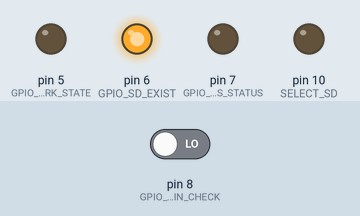
The sketch below on a simulated Arduino Uno, built with avr-gcc and run on an emulated ATmega328P. On the bench: output pins drawn as LEDs (lit = HIGH). The inputs (shaded band) are chosen by the test bench; at power-on: pin 8 (GPIO_NETWORK_STATUS_IN_CHECK) LOW. Storage starts empty; what the sketch prints to the serial monitor is not drawn.

Above: at 1.2 s.
1.3 s: pin 8 (GPIO_NETWORK_STATUS_IN_CHECK) driven HIGH
At 2.0 s:
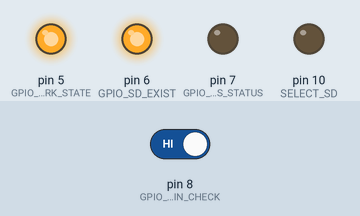
2.8 s: pin 8 (GPIO_NETWORK_STATUS_IN_CHECK) driven LOW
At 3.1 s:
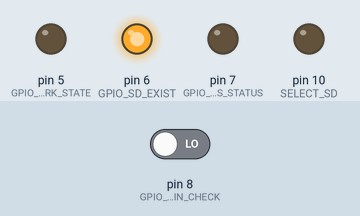
Timing chart, 0 to 5.8 s (numbered marks = the images above; inputs shaded):
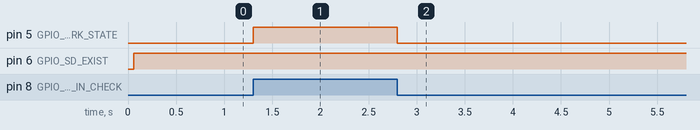

The sketch:

ENERGY_METER.ino
```cpp
#define SELECT_SD 10

#define GPIO_CURRENT_IN A1
#define GPIO_VOLTAGE_IN A0
#define GPIO_NETWORK_STATUS_IN_CHECK 8

#define GPIO_NETWORK_STATE 5
#define GPIO_SD_EXIST 6
#define GPIO_PROCESS_STATUS 7

#include <SoftwareSerial.h>
#include <DS3231.h>
#include <Wire.h>
#include <SPI.h>
#include <SD.h>

RTClib RTC;
DateTime now;
bool is_card_present= false;
bool is_connected_iot = false;
SoftwareSerial iot(2,3);
String filename = "datalog.csv";

void setup() {
  Serial.begin(9600);
  iot.begin(115200);
  pinMode(SELECT_SD, OUTPUT);
  pinMode(SELECT_SD, HIGH);
  delay(40);
  if(!SD.begin(4)){
    Serial.println(F("CARD FAILED"));
  }else{
    is_card_present = true;
    Serial.println("CARD INISIALISED");
  }
  pinMode(GPIO_NETWORK_STATE,OUTPUT);
  pinMode(GPIO_SD_EXIST,OUTPUT);
  pinMode(GPIO_PROCESS_STATUS,OUTPUT);
  pinMode(GPIO_NETWORK_STATUS_IN_CHECK,INPUT);
}

void loop(){
  if(digitalRead(GPIO_NETWORK_STATUS_IN_CHECK)){
    digitalWrite(GPIO_NETWORK_STATE,HIGH);
    is_connected_iot = true;
  }else{
    digitalWrite(GPIO_NETWORK_STATE,LOW);
    is_connected_iot = false;
  }
  if(is_card_present){
    digitalWrite(GPIO_SD_EXIST,HIGH);
  }else{
    digitalWrite(GPIO_SD_EXIST,LOW);
  }

}

void getdatetime(){
  now  = RTC.now();
}

int getyear(){
  return int(now.year());
}
int getmonth(){
  return int(now.month());
}
int getdate(){
  return int(now.day());
}
int gethour(){
  return int(now.hour());
}
int getminute(){
  return int(now.minute());
}
int getsecond(){
  return int(now.second());
}

void save_data(float voltage, float current, float power){
  String datetime_str = getprintdatetime();
  updatecsv(datetime_str, String(voltage), String(current), String(power));
}

void updatecsv(String datetime, String voltage, String current, String power){
  File file;
  if(is_card_present){
    digitalWrite(GPIO_PROCESS_STATUS,HIGH);
  if(!SD.exists(filename)){
    Serial.println("FIle doesnt exist, creating new");
    // IF THE FILENAME DOESN'T EXIST, THEN CREATE THE FILE AND PROVIDE THE HEADING
    file = SD.open(filename, FILE_WRITE);
    if(!file){
      Serial.print("Error opening");
      Serial.println(filename);
    }else{
    String temp = "DATE TIME STAMP, VOLTAGE (V), CURRENT (A), POWER (W)";
    file.println(temp);
    temp = datetime+", "+voltage+", "+current+", "+power;
    file.println(temp);
    file.close();
  }
  }else{
    file = SD.open(filename, FILE_WRITE);
    if(!file){
      Serial.print("Error opening");
      Serial.println(filename);
    }else{
    Serial.println("File exist");
    String temp = datetime+", "+voltage+", "+current+", "+power;
    file.println(temp);
    file.close();
  }
  }
  digitalWrite(GPIO_PROCESS_STATUS,LOW);
}
if(is_connected_iot){
  digitalWrite(GPIO_PROCESS_STATUS,HIGH);
  String temp = "{\"v\":\"" + voltage + "\",\"a\":\"" + current + "\",\"w\":\""+power+"\"}\n";
  Serial.println("UPDATE TO IOT");
  iot.println(temp);
  digitalWrite(GPIO_PROCESS_STATUS,LOW);
}
}

String getprintdatetime(){
  getdatetime();
  String hour = String(gethour());
  String minute = String(getminute());
  String seconds = String(getsecond());
  String date = String(getdate());
  String month = String(getmonth());
  String year = String(getyear());
  String datetime = date+"/"+month+"/"+year+" "+hour+":"+minute+":"+seconds;
  return datetime;
}
```

Current.cpp
```cpp

```

Voltage.cpp
```cpp
#include "Arduino.h"
#include "Voltage.h"

Voltage::Voltage(byte pin){
  _pin = pin;
  _offset = 0;
}

int Voltage::getoffset(){
  byte i=0;
  int temp_sum = 0;
  for(;i<100;i++){
    temp_sum += analogRead(_pin);
    delay(9);
  }
  _offset = temp_sum/i;

}

int Voltage::getvoltage(){
  int i=0;
  int adc;
  int maxvolt = 0;
  for(;i<100;i++){
    adc = analogRead(_pin);
    if(maxvolt < adc){
      maxvolt = adc;
      delay(9);
    }
  }
  int adcvp = maxvolt - _offset;
  int adcvpp = (adcvp)*2;
  float measured_voltage = float(adcvpp)*5/1024;
  float mapped_voltage = measured_voltage*250;
  float voltage_rms = mapped_voltage/sqrt(2);
  return voltage_rms;

}
```

Voltage.h
```cpp
#ifndef Voltage_h
#define Voltage_h
#include "Arduino.h"

class Voltage{
public:
  Voltage(byte pin);
  int getvoltage();
  int getoffset();
private:
  byte _pin;
  int _offset;
};
#endif
```

Measured:
- after the input at 1.3 s, pin 5 (GPIO_NETWORK_STATE): LOW → HIGH at once
- after the input at 2.8 s, pin 5 (GPIO_NETWORK_STATE): HIGH → LOW at once
